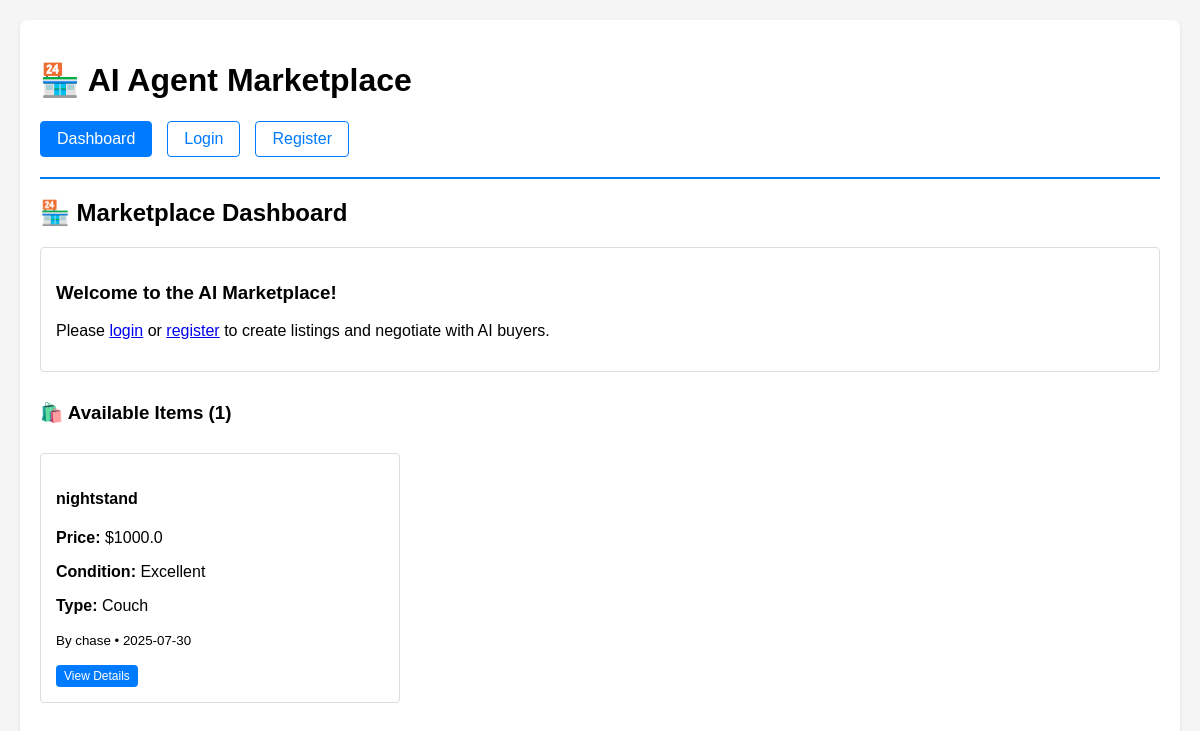
Before: / with the older database file.
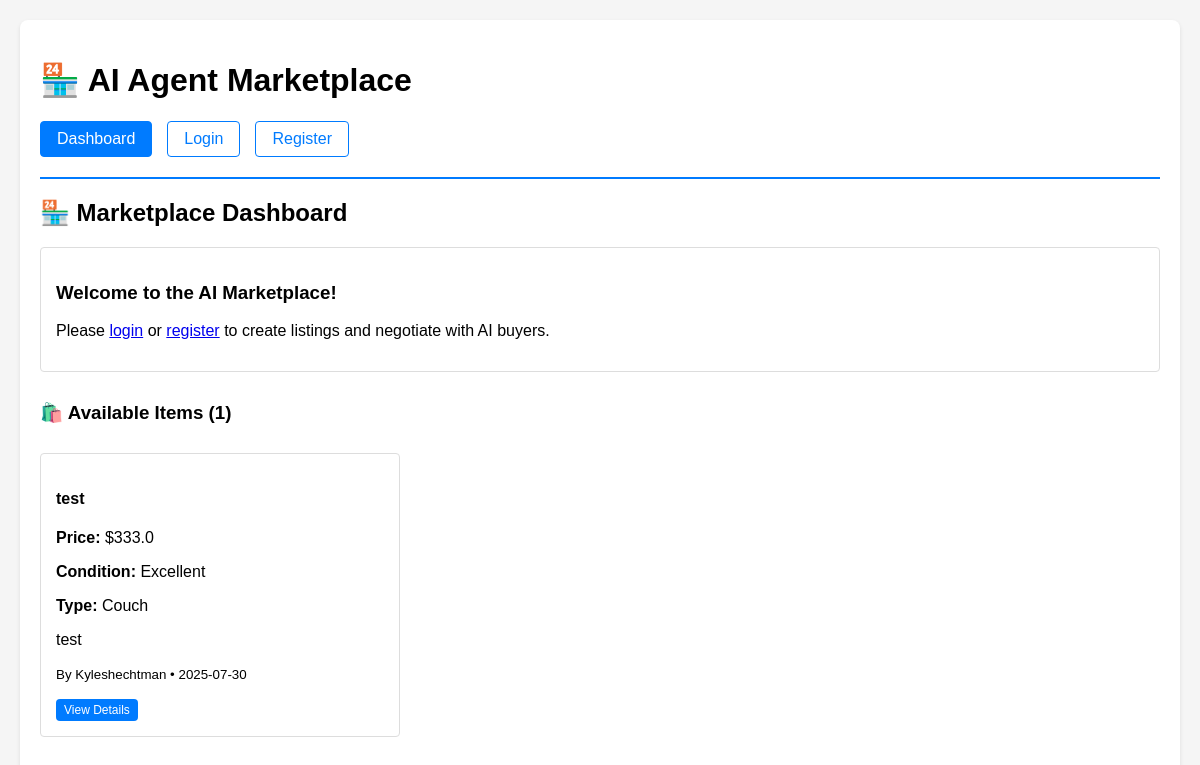
After: the same page with the newer database file.
### models/database.py (models this page shows, shortened)
class Item(db.Model):
    __tablename__ = 'items'
    id = db.Column(db.Integer, primary_key=True)
    user_id = db.Column(db.Integer, db.ForeignKey('users.id'), nullable=False)
    name = db.Column(db.String(200), nullable=False)
    description = db.Column(db.Text)
    furniture_type = db.Column(db.Enum(FurnitureType), nullable=False)
    starting_price = db.Column(db.Float, nullable=False)
    min_price = db.Column(db.Float, nullable=False)
    condition = db.Column(db.String(50), default='good')
    image_path = db.Column(db.String(200))
    is_sold = db.Column(db.Boolean, default=False)
    created_at = db.Column(db.DateTime, default=datetime.utcnow)
    negotiations = db.relationship('Negotiation', backref='item', lazy=True, cascade='all, delete-orphan')

class User(UserMixin, db.Model):
    __tablename__ = 'users'
    id = db.Column(db.Integer, primary_key=True)
    username = db.Column(db.String(80), unique=True, nullable=False)
    email = db.Column(db.String(120), unique=True, nullable=False)
    password_hash = db.Column(db.String(128), nullable=False)
    seller_personality = db.Column(db.String(50), default='flexible')  # AI seller personality
    buyer_personality = db.Column(db.String(50), default='fair')      # AI buyer personality
    created_at = db.Column(db.DateTime, default=datetime.utcnow)
    items = db.relationship('Item', backref='owner', lazy=True, cascade='all, delete-orphan')
    negotiations_as_seller = db.relationship('Negotiation', foreign_keys='Negotiation.seller_id', backref='seller', lazy=True)
    negotiations_as_buyer = db.relationship('Negotiation', foreign_keys='Negotiation.buyer_id', backref='buyer', lazy=True)

### app.py (the view)
@main.route('/')
def homepage():
    items = Item.query.filter_by(is_sold=False).order_by(Item.created_at.desc()).all()
    if current_user.is_authenticated:
        user_items = Item.query.filter_by(user_id=current_user.id).order_by(Item.created_at.desc()).all()
        active_negotiations = Negotiation.query.filter(
            (Negotiation.seller_id == current_user.id) | (Negotiation.buyer_id == current_user.id),
            Negotiation.status == NegotiationStatus.ACTIVE
        ).all()
    else:
        user_items = []
        active_negotiations = []
    return render_template('dashboard.html',
                         items=items,
                         user_items=user_items,
                         active_negotiations=active_negotiations)

### templates/dashboard.html (shortened to what this page needs)
{% extends "base.html" %}
{% block content %}
<div class="dashboard">
    <h2>🏪 Marketplace Dashboard</h2>
    {% if not current_user.is_authenticated %}
    <div class="card">
        <h3>Welcome to the AI Marketplace!</h3>
        <p>Please <a href="{{ url_for('auth.login') }}">login</a> or <a href="{{ url_for('auth.register') }}">register</a> to create listings and negotiate with AI buyers.</p>
    </div>
    {% endif %}
    <div class="section">
        <h3>🛍️ Available Items ({{ items|length }})</h3>
        {% if not items %}
        <div class="card">
            <p>No items available at the moment. {% if current_user.is_authenticated %}<a href="{{ url_for('main.create_listing') }}">Create the first listing!</a>{% endif %}</p>
        </div>
        {% else %}
        <div class="items-grid">
            {% for item in items %}
            <div class="card item-card">
                <h4>{{ item.name }}</h4>
                <p><strong>Price:</strong> ${{ item.starting_price }}</p>
                <p><strong>Condition:</strong> {{ item.condition.title() }}</p>
                <p><strong>Type:</strong> {{ item.furniture_type.value.replace('_', ' ').title() }}</p>
                <p>{{ item.description[:100] }}{% if item.description|length > 100 %}...{% endif %}</p>
                <p><small>By {{ item.owner.username }} • {{ item.created_at.strftime('%Y-%m-%d') }}</small></p>
                <div class="item-actions">
                    <a href="{{ url_for('main.view_item', item_id=item.id) }}" class="btn btn-primary btn-sm">View Details</a>
                </div>
            </div>
            {% endfor %}
        </div>
        {% endif %}
    </div>
</div>
{% endblock %}

### templates/base.html (shortened to what this page needs)
<!DOCTYPE html>
<html lang="en">
<head>
</head>
<body>
    <div class="container">
        <div class="header">
            <h1>🏪 AI Agent Marketplace</h1>
            <div class="nav">
                <a href="{{ url_for('main.homepage') }}" {% if request.endpoint == 'main.homepage' %}class="active"{% endif %}>Dashboard</a>
                {% if current_user.is_authenticated %}
                <a href="{{ url_for('main.create_listing') }}" {% if request.endpoint == 'main.create_listing' %}class="active"{% endif %}>Create Listing</a>
                <a href="{{ url_for('main.profile') }}" {% if request.endpoint == 'main.profile' %}class="active"{% endif %}>My Profile</a>
                <a href="{{ url_for('main.settings') }}" {% if request.endpoint == 'main.settings' %}class="active"{% endif %}>AI Settings</a>
                <a href="{{ url_for('auth.logout') }}" class="btn-danger">Logout ({{ current_user.username }})</a>
                {% else %}
                <a href="{{ url_for('auth.login') }}" {% if request.endpoint == 'auth.login' %}class="active"{% endif %}>Login</a>
                <a href="{{ url_for('auth.register') }}" {% if request.endpoint == 'auth.register' %}class="active"{% endif %}>Register</a>
                {% endif %}
            </div>
        </div>
        {% block content %}{% endblock %}
    </div>
</body>
</html>

### templates/base.html (style rules this page uses)
body { font-family: Arial, sans-serif; margin: 0; padding: 20px; background: #f5f5f5; }
.container { max-width: 1200px; margin: 0 auto; background: white; padding: 20px; border-radius: 8px; box-shadow: 0 2px 4px rgba(0,0,0,0.1); }
.header { border-bottom: 2px solid #007bff; padding-bottom: 20px; margin-bottom: 20px; }
.nav { display: flex; gap: 15px; margin-top: 15px; }
.nav a { text-decoration: none; color: #007bff; padding: 8px 16px; border: 1px solid #007bff; border-radius: 4px; }
.nav a.active { background: #007bff; color: white; }
.card { border: 1px solid #ddd; padding: 15px; margin: 10px 0; border-radius: 4px; }
.btn { padding: 8px 16px; border: none; border-radius: 4px; cursor: pointer; text-decoration: none; display: inline-block; }
.btn-primary { background: #007bff; color: white; }

### templates/dashboard.html (style rules this page uses)
.items-grid { display: grid; grid-template-columns: repeat(auto-fill, minmax(300px, 1fr)); gap: 20px; margin-top: 15px; }
.item-card { position: relative; }
.item-actions { margin-top: 10px; display: flex; gap: 10px; }
.btn-sm { padding: 4px 8px; font-size: 12px; }
.section { margin: 30px 0; }

Changed rows visible on the page:
removed Item: name "nightstand", starting_price "1000.0", condition "Excellent", furniture_type.value.replace "Couch", owner.username "chase", created_at "2025-07-30"
added Item: name "test", starting_price "333.0", condition "Excellent", furniture_type.value.replace "Couch", description "test", owner.username "Kyleshechtman", created_at "2025-07-30"
